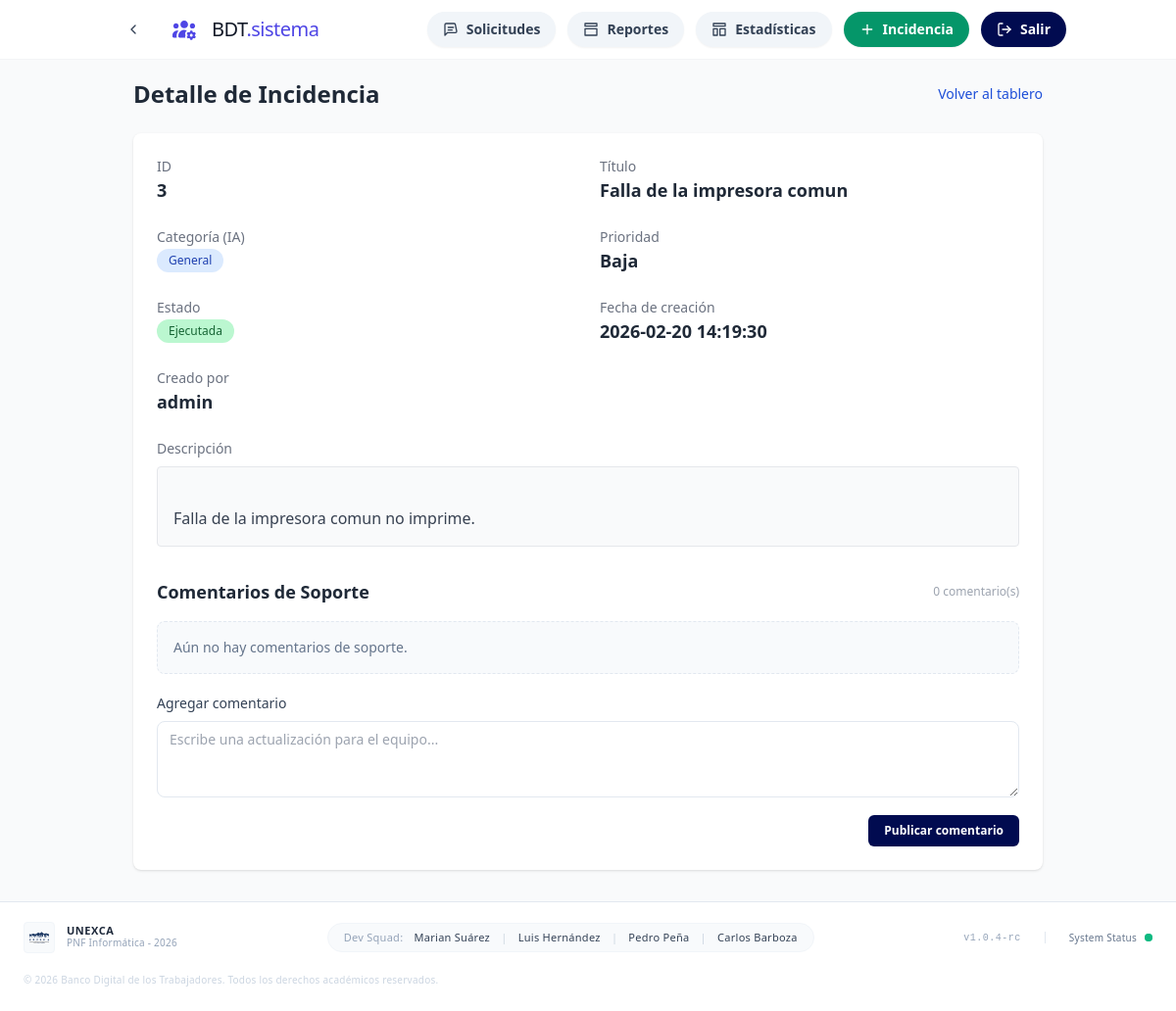
Page /index.php?route=ticket_detail&id=3 (signed in) on the committed database.
### tables this page shows
CREATE TABLE tickets (
                id INTEGER PRIMARY KEY AUTOINCREMENT,
                user_id INTEGER,
                title TEXT NOT NULL,
                description TEXT NOT NULL,
                category TEXT,
                priority TEXT,
                status TEXT DEFAULT 'Pendiente',
                created_at DATETIME DEFAULT CURRENT_TIMESTAMP
            , assigned_to INTEGER, updated_at DATETIME);

### app/Controllers/TicketController.php (called while the page is built, shortened)
<?php
class TicketController {
    public function show() {
        $ticketId = intval($_GET['id'] ?? 0);
        $ticket = Ticket::getById($ticketId);
        $comments = Ticket::getComments($ticketId);
        require __DIR__ . '/../Views/dashboard/show.php';
    }
}

### app/Models/Ticket.php (called while the page is built, shortened)
<?php
class Ticket {
    public static function getById($ticketId) {
        $pdo = Database::connect();
        $stmt = $pdo->prepare(
            "SELECT tickets.*, u.username AS creator_username, ass.username AS assigned_username
             FROM tickets
             LEFT JOIN users u ON tickets.user_id = u.id
             LEFT JOIN users ass ON tickets.assigned_to = ass.id
             WHERE tickets.id = :id"
        );
        $stmt->execute([':id' => $ticketId]);
        return $stmt->fetch(PDO::FETCH_ASSOC);
    }
    public static function getComments($ticketId) {
        $pdo = Database::connect();
        $stmt = $pdo->prepare(
            "SELECT ticket_comments.*, users.username
             FROM ticket_comments
             LEFT JOIN users ON ticket_comments.user_id = users.id
             WHERE ticket_comments.ticket_id = :ticket_id
             ORDER BY ticket_comments.created_at ASC"
        );
        $stmt->execute([':ticket_id' => $ticketId]);
        return $stmt->fetchAll(PDO::FETCH_ASSOC);
    }
}

### app/Views/dashboard/show.php (the view, shortened to what this page needs)
<?php require __DIR__ . '/../layout/header.php'; ?>
<?php
    $formatCaracas = function ($value) {
        if (empty($value)) { return 'N/D'; }
        try {
            $dt = new DateTime($value, new DateTimeZone('UTC'));
            $dt->setTimezone(new DateTimeZone('America/Caracas'));
            return $dt->format('Y-m-d H:i:s');
        } catch (Exception $e) {
            return htmlspecialchars($value);
        }
    };
?>
<div class="container mx-auto px-12 py-8">
    <div class="flex items-center justify-between mb-6">
        <h2 class="text-2xl font-bold text-gray-800">Detalle de Incidencia</h2>
        <div class="flex items-center gap-3">
            <a href="?route=dashboard" class="text-sm text-blue-700 hover:underline">Volver al tablero</a>
        </div>
    </div>
    <div class="bg-white rounded-lg shadow p-6">
        <div class="grid grid-cols-1 md:grid-cols-2 gap-6">
            <div>
                <p class="text-sm text-gray-500">ID</p>
                <p class="text-lg font-semibold text-gray-800"><?= $ticket['id'] ?></p>
            </div>
            <div>
                <p class="text-sm text-gray-500">Título</p>
                <p class="text-lg font-semibold text-gray-800"><?= htmlspecialchars($ticket['title']) ?></p>
            </div>
            <div>
                <p class="text-sm text-gray-500">Categoría (IA)</p>
                <span class="inline-flex bg-blue-100 text-blue-800 py-1 px-3 rounded-full text-xs">
                    <?= $ticket['category'] ?>
                </span>
            </div>
            <div>
                <p class="text-sm text-gray-500">Prioridad</p>
                <p class="text-lg font-semibold text-gray-800"><?= $ticket['priority'] ?></p>
            </div>
            <div>
                <p class="text-sm text-gray-500">Estado</p>
                <?php
                    $statusClass = 'bg-yellow-200 text-yellow-800';
                    if ($ticket['status'] === 'Ejecutada') { $statusClass = 'bg-green-200 text-green-800'; }
                ?>
                <span class="inline-flex <?= $statusClass ?> py-1 px-3 rounded-full text-xs">
                    <?= $ticket['status'] ?>
                </span>
            </div>
            <div>
                <p class="text-sm text-gray-500">Fecha de creación</p>
                <p class="text-lg font-semibold text-gray-800">
                    <?= $formatCaracas($ticket['created_at'] ?? null) ?>
                </p>
            </div>
            <div>
                <p class="text-sm text-gray-500">Creado por</p>
                <p class="text-lg font-semibold text-gray-800">
                    <?= htmlspecialchars($ticket['creator_username'] ?? 'N/D') ?>
                </p>
            </div>
        </div>
        <div class="mt-6">
            <p class="text-sm text-gray-500 mb-2">Descripción</p>
            <div class="bg-gray-50 border rounded p-4 text-gray-700 whitespace-pre-line">
                <?= htmlspecialchars($ticket['description']) ?>
            </div>
        </div>
        <div class="mt-8">
            <div class="flex items-center justify-between mb-4">
                <h3 class="text-lg font-semibold text-gray-800">Comentarios de Soporte</h3>
                <span class="text-xs text-gray-400"><?= count($comments ?? []) ?> comentario(s)</span>
            </div>
            <?php if (!empty($comments)): ?>
                <div class="space-y-3">
                    <?php foreach ($comments as $comment): ?>
                        <div class="bg-slate-50 border border-slate-100 rounded-lg p-4">
                            <div class="flex items-center justify-between mb-2">
                                <p class="text-sm font-semibold text-slate-700">
                                    <?= htmlspecialchars($comment['username'] ?? 'Soporte') ?>
                                </p>
                                <span class="text-xs text-slate-400">
                                    <?= $formatCaracas($comment['created_at'] ?? null) ?>
                                </span>
                            </div>
                            <p class="text-sm text-slate-700 whitespace-pre-line">
                                <?= htmlspecialchars($comment['comment'] ?? '') ?>
                            </p>
                        </div>
                    <?php endforeach; ?>
                </div>
            <?php else: ?>
                <div class="bg-slate-50 border border-dashed border-slate-200 rounded-lg p-4 text-sm text-slate-500">
                    Aún no hay comentarios de soporte.
                </div>
            <?php endif; ?>
            <?php if(isset($_SESSION['role']) && ($_SESSION['role'] === 'Soporte' || $_SESSION['role'] === 'Gerente')): ?>
                <form method="POST" action="?route=add_comment" class="mt-5">
                    <label class="block text-sm font-medium text-slate-700 mb-2">Agregar comentario</label>
                    <textarea name="comment" rows="3" class="w-full rounded-lg border border-slate-200 bg-white px-3 py-2 text-sm focus:outline-none focus:ring-2 focus:ring-[#010b50]/30" placeholder="Escribe una actualización para el equipo..." required></textarea>
                    <div class="mt-3 flex justify-end">
                        <button type="submit" class="text-xs font-semibold bg-[#010b50] text-white px-4 py-2 rounded-md shadow-sm hover:bg-[#0b1f7a]">Publicar comentario</button>
                    </div>
                </form>
            <?php endif; ?>
        </div>
    </div>
</div>
<?php require __DIR__ . '/../layout/footer.php'; ?>

### rows in the picture
tickets: id "3", title "Falla de la impresora comun", category "General", priority "Baja", status "Ejecutada", created_at "2026-02-20 14:19:30", description "Falla de la impresora comun no imprime."

### other values in the picture
$ticket['creator_username'] "admin"
count($comments ?? []) "0"
